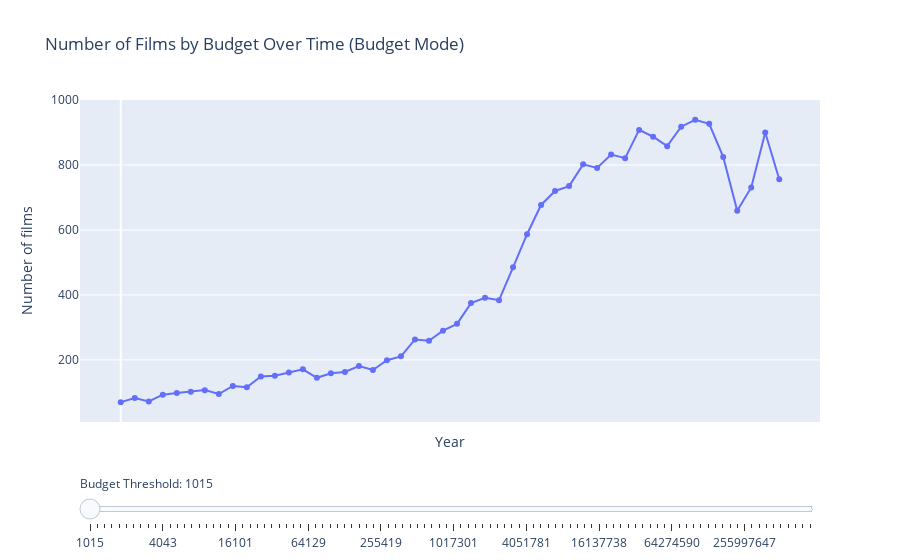
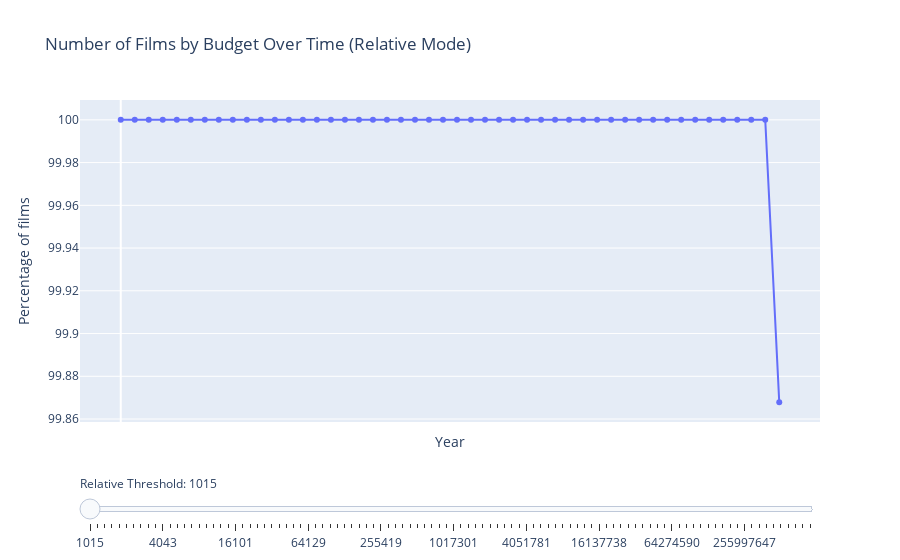
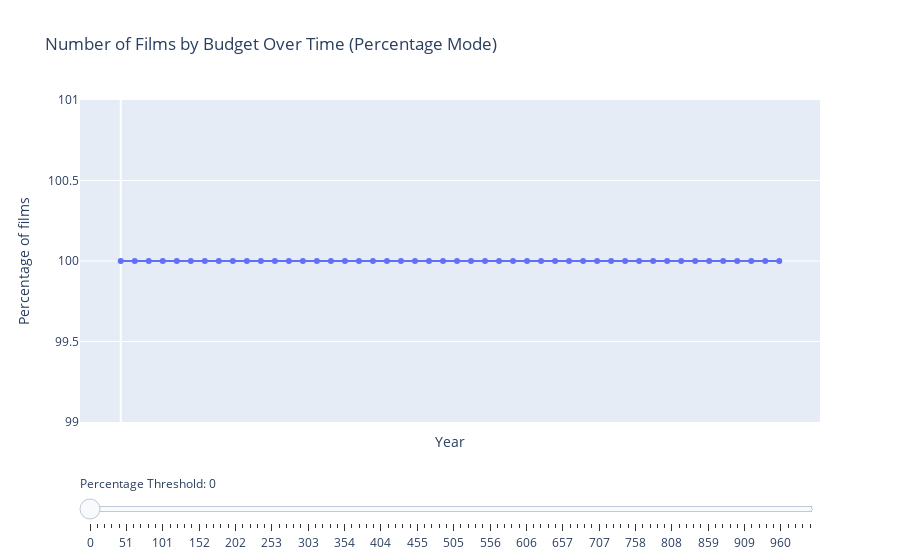

The cell these charts' notebook holds for them, in order:
### Code cell
plot_movies_budget_slider(df_filtered, mode='budget')      # Budget mode (default)
plot_movies_budget_slider(df_filtered, mode='relative')    # Relative mode
plot_movies_budget_slider(df_filtered, mode='percentage')  # Percentage mode
